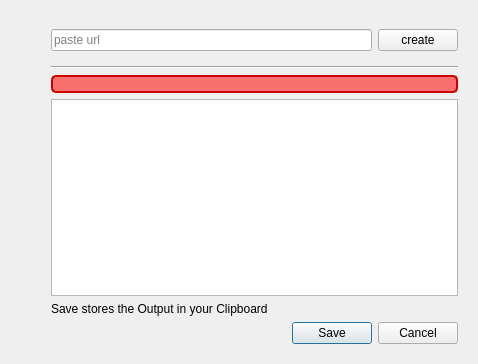
<?xml version="1.0" encoding="UTF-8"?>
<ui version="4.0">
 <class>Dialog</class>
 <widget class="QDialog" name="Dialog">
  <property name="geometry">
   <rect>
    <x>0</x>
    <y>0</y>
    <width>478</width>
    <height>364</height>
   </rect>
  </property>
  <property name="sizePolicy">
   <sizepolicy hsizetype="Preferred" vsizetype="Preferred">
    <horstretch>0</horstretch>
    <verstretch>0</verstretch>
   </sizepolicy>
  </property>
  <property name="windowTitle">
   <string>Markdown</string>
  </property>
  <property name="autoFillBackground">
   <bool>false</bool>
  </property>
  <layout class="QHBoxLayout" name="horizontalLayout_2">
   <item>
    <widget class="QWidget" name="widget_2" native="true">
     <layout class="QVBoxLayout" name="verticalLayout_2">
      <item>
       <widget class="QLabel" name="label_2">
        <property name="maximumSize">
         <size>
          <width>100</width>
          <height>100</height>
         </size>
        </property>
        <property name="text">
         <string/>
        </property>
        <property name="pixmap">
         <pixmap resource="resources.qrc">:/logos/website</pixmap>
        </property>
        <property name="scaledContents">
         <bool>true</bool>
        </property>
        <property name="alignment">
         <set>Qt::AlignLeading|Qt::AlignLeft|Qt::AlignTop</set>
        </property>
       </widget>
      </item>
      <item>
       <widget class="QLabel" name="label_3">
        <property name="maximumSize">
         <size>
          <width>100</width>
          <height>100</height>
         </size>
        </property>
        <property name="text">
         <string/>
        </property>
        <property name="pixmap">
         <pixmap resource="resources.qrc">:/icon/img/arrow.png</pixmap>
        </property>
        <property name="scaledContents">
         <bool>true</bool>
        </property>
       </widget>
      </item>
      <item>
       <widget class="QLabel" name="icon">
        <property name="sizePolicy">
         <sizepolicy hsizetype="Preferred" vsizetype="Preferred">
          <horstretch>0</horstretch>
          <verstretch>0</verstretch>
         </sizepolicy>
        </property>
        <property name="maximumSize">
         <size>
          <width>100</width>
          <height>100</height>
         </size>
        </property>
        <property name="text">
         <string/>
        </property>
        <property name="pixmap">
         <pixmap resource="resources.qrc">:/icon/markdown.png</pixmap>
        </property>
        <property name="scaledContents">
         <bool>true</bool>
        </property>
        <property name="alignment">
         <set>Qt::AlignLeading|Qt::AlignLeft|Qt::AlignTop</set>
        </property>
       </widget>
      </item>
     </layout>
    </widget>
   </item>
   <item>
    <widget class="QFrame" name="frame">
     <property name="frameShape">
      <enum>QFrame::NoFrame</enum>
     </property>
     <property name="frameShadow">
      <enum>QFrame::Raised</enum>
     </property>
     <layout class="QVBoxLayout" name="verticalLayout">
      <item>
       <widget class="QWidget" name="widget" native="true">
        <layout class="QHBoxLayout" name="horizontalLayout">
         <property name="leftMargin">
          <number>0</number>
         </property>
         <property name="rightMargin">
          <number>0</number>
         </property>
         <item>
          <widget class="QLineEdit" name="text_input">
           <property name="placeholderText">
            <string>paste url</string>
           </property>
          </widget>
         </item>
         <item>
          <widget class="QPushButton" name="create_button">
           <property name="enabled">
            <bool>true</bool>
           </property>
           <property name="text">
            <string>create</string>
           </property>
           <property name="autoDefault">
            <bool>false</bool>
           </property>
          </widget>
         </item>
        </layout>
       </widget>
      </item>
      <item>
       <widget class="Line" name="line">
        <property name="orientation">
         <enum>Qt::Horizontal</enum>
        </property>
       </widget>
      </item>
      <item>
       <widget class="QLabel" name="error_label">
        <property name="enabled">
         <bool>true</bool>
        </property>
        <property name="styleSheet">
         <string notr="true">border: 2px solid rgba(200,0,0,1);
border-radius: 5px;
background: rgba(255, 38, 36, 162);
color: white;</string>
        </property>
        <property name="text">
         <string/>
        </property>
       </widget>
      </item>
      <item>
       <widget class="QTextBrowser" name="text_ouput"/>
      </item>
      <item>
       <widget class="QLabel" name="label">
        <property name="text">
         <string>Save stores the Output in your Clipboard</string>
        </property>
       </widget>
      </item>
      <item>
       <widget class="QDialogButtonBox" name="buttonBox">
        <property name="standardButtons">
         <set>QDialogButtonBox::Cancel|QDialogButtonBox::Save</set>
        </property>
       </widget>
      </item>
     </layout>
    </widget>
   </item>
  </layout>
 </widget>
 <resources>
  <include location="resources.qrc"/>
 </resources>
 <connections/>
</ui>
